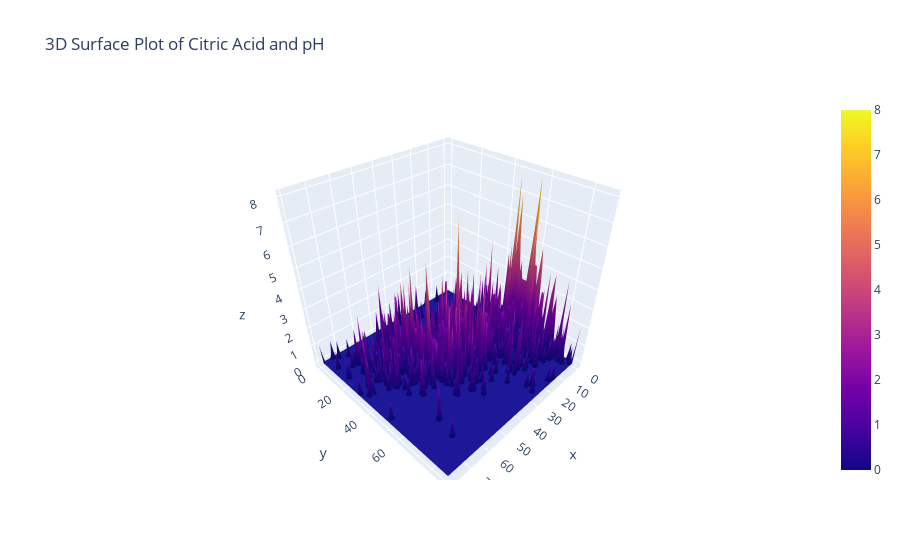

Source (notebook cell):
### Code cell
df = reviews.assign(n=0).groupby(['citric acid', 'pH'])['n'].count().reset_index()
df = df[df['pH'] < 4.5]
z_data = df.pivot(index='pH', columns='citric acid', values='n').fillna(0).values.tolist()
fig = go.Figure(data=[go.Surface(z=z_data)])
fig.update_layout(title='3D Surface Plot of Citric Acid and pH')
ipy_display(fig)

### Figure 1 — Plotly figure (JSON) as saved in the notebook; plotly's stock layout.template omitted (floating-point values rounded to 4 significant figures; data arrays with more than 128 entries replaced by an {"elided": "..."} marker saying what was removed)
{"data": [{"type": "surface", "z": {"elided": "89x80 int values"}}], "layout": {"title": {"text": "3D Surface Plot of Citric Acid and pH"}}}
